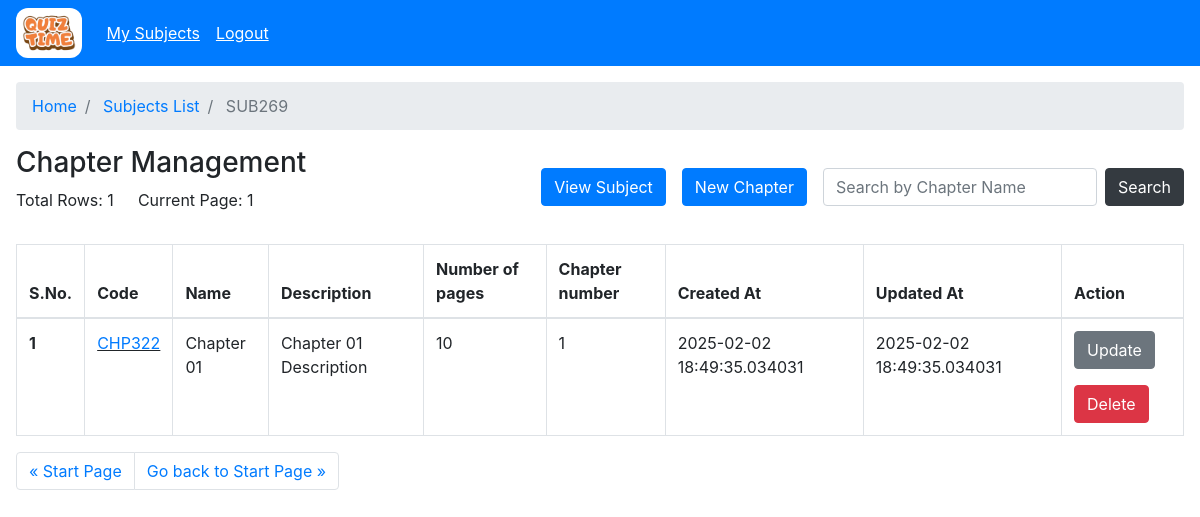
Page /admin/subject/view?sub_id=f1d6d388-4c0f-46a3-8036-060166cfd0fc&take=25&skip=0 (signed in) on the committed database.
### models/model.py (models this page shows)
class Subject(db.Model):
    __tablename__='subjects'
    id=db.Column(db.VARCHAR(100), primary_key=True)
    name=db.Column(db.VARCHAR(100), nullable=False)
    description=db.Column(db.VARCHAR(100), nullable=False)
    created_at=db.Column(db.TIMESTAMP, nullable=False)
    updated_at=db.Column(db.TIMESTAMP, nullable=False)
    code=db.Column(db.VARCHAR(100), nullable=False)

class Chapter(db.Model):
    __tablename__='chapters'
    id=db.Column(db.VARCHAR(100), primary_key=True)
    name=db.Column(db.VARCHAR(100), nullable=False)
    description=db.Column(db.VARCHAR(100), nullable=False)
    subject_id=db.Column(db.VARCHAR(100), db.ForeignKey('subjects.id'), nullable=False)
    created_at = db.Column(db.TIMESTAMP, nullable=False)
    updated_at = db.Column(db.TIMESTAMP, nullable=False)
    chapter_number=db.Column(db.Integer, nullable=False)
    code=db.Column(db.VARCHAR(100), nullable=False)
    pages=db.Column(db.Integer, nullable=False)

### controllers/admin/admin_subject.py (the view)
@subject.route("/view")
@login_required
@role_required("admin")
def view_subject():
    sub_id = request.args.get("sub_id", "")
    skip = int(request.args.get("skip", 0))
    take = int(request.args.get("take", 25))
    where = request.args.get("where", "{}")
    if not sub_id:
        raise ValueError("Subject is required")
    sub = Subject.query.filter_by(id=sub_id).first()
    if not sub:
        return flash_and_redirect("Subject not found", "danger", url_for("subject.subject_home"))
    try:
        where = json.loads(where) if where else {}
        chapters = Chapter.query.filter_by(subject_id=sub_id, **where).offset(skip).limit(take).all()
        total_rows = Chapter.query.filter_by(subject_id=sub_id).count()
        return render_template("admin/subjects/admin_single_subject.html",sub=sub, skip=skip, take=take, rows=chapters, total_rows=total_rows)
    except Exception as e:
        return flash_and_redirect(str(e), "danger", url_for("subject.subject_home"))

### app.py (called while the page is built)
    @login_manager.user_loader
    def load_user(user_id):
        return User.query.get(user_id)

### controllers/decorator.py (called while the page is built)
def role_required(role):
    def decorator(func):
        @wraps(func)
        def wrapper(*args, **kwargs):
            if not current_user.is_authenticated:
                return redirect(url_for("auth.login"))
            if current_user.user_type != role and session.get("user_type") != role:
                if current_user.user_type == "admin":
                    return redirect(url_for("admin.admin_home"))
                return redirect(url_for("user.user_home"))
            return func(*args, **kwargs)
        return wrapper
    return decorator

### templates/admin/subjects/admin_single_subject.html (shortened to what this page needs)
{% extends "base.html" %} {% block title %}Single Subject{% endblock %} {% block
content %}{% include "admin/admin_wrapper.html" %}
<section class="p-3">
  <nav aria-label="breadcrumb">
    <ol class="breadcrumb">
      <li class="breadcrumb-item"><a href="/admin">Home</a></li>
      <li class="breadcrumb-item">
        <a href="/admin/subject/?skip=0&take=25">Subjects List</a>
      </li>
      <li class="breadcrumb-item active" aria-current="page">
        {% if sub %}{{ sub.code }}{% endif %}
      </li>
    </ol>
  </nav>
  <div class="d-flex mt-3 flex-wrap justify-content-between">
    <div>
      <h3>Chapter Management</h3>
      <div class="d-flex align-items-center">
        <p class="mr-4">Total Rows: {{ total_rows }}</p>
        <p>
          Current Page: {% if skip and take %} {{ ((skip|int)/take)+1 }} {% else
          %}1{% endif %}
        </p>
      </div>
    </div>
    <div class="form-inline my-2 my-lg-0">
      <div class="d-flex">
        <button
          type="button"
          class="btn btn-primary mr-3"
          data-toggle="modal"
          data-target="#exampleModalScrollable"
        >
          View Subject
        </button>
        <button type="button" class="btn btn-primary mr-3">
          <a
            class="text-white"
            href="/admin/subject/chapter/new?sub_id={{ sub.id }}"
          >
            New Chapter
          </a>
        </button>
      </div>
      <div class="d-flex mt-2 mt-sm-0 justify-content-between">
        <input
          class="form-control mr-2"
          type="search"
          id="chapterInput"
          placeholder="Search by Chapter Name"
          aria-label="Search"
        />
        <button
          onclick="searchByChapter('{{skip}}', '{{take}}', '{{ sub.id }}')"
          class="btn btn-dark"
        >
          <a>Search</a>
        </button>
      </div>
    </div>
  </div>
  <section class="mt-3">
    <div class="table-responsive">
      <table class="table table-bordered table-hover">
        <thead>
          <tr>
            <th scope="col">S.No.</th>
            <th scope="col">Code</th>
            <th scope="col">Name</th>
            <th scope="col">Description</th>
            <th scope="col">Number of pages</th>
            <th scope="col">Chapter number</th>
            <th scope="col">Created At</th>
            <th scope="col">Updated At</th>
            <th scope="col">Action</th>
          </tr>
        </thead>
        <tbody>
          {% for chpt in rows %}
          <tr class="pointer">
            <th scope="row">{{ loop.index+skip }}</th>
            <td class="link">
              <a
                href="/admin/subject/chapter/view?sub_id={{ sub.id }}&skip=0&take=25&chap_id={{ chpt.id }}"
                >{{ chpt.code }}</a
              >
            </td>
            <td>{{ chpt.name }}</td>
            <td>{{ chpt.description }}</td>
            <td>{{ chpt.pages }}</td>
            <td>{{ chpt.chapter_number }}</td>
            <td>{{ chpt.created_at }}</td>
            <td>{{ chpt.updated_at }}</td>
            <td>
              <button
                onclick="window.location.href='/admin/subject/chapter/update?chap_id={{ chpt.id }}&sub_id={{ sub.id }}'"
                type="button"
                class="btn btn-secondary mr-3 mb-3"
              >
                Update
              </button>
              <form
                method="post"
                action="/admin/subject/chapter/delete?sub_id={{ sub.id }}&chap_id={{ chpt.id }}"
                onsubmit="return confirm('Are you sure you wish to delete the chapter with {{sub.code}}?, !! This will delete all quizzes and questions associated with it !!');"
              >
                <input type="submit" class="btn btn-danger" value="Delete" />
              </form>
            </td>
          </tr>
          {% endfor %}
        </tbody>
      </table>
      <nav aria-label="Page navigation example">
        <ul class="pagination">
          <li class="page-item">
            <a
              class="page-link"
              href="/admin/subject/view?sub_id={{ sub.id }}&skip={{ (skip - take) if skip > 0 else 0 }}&take={{ take }}"
              aria-label="Previous"
            >
              <span aria-hidden="true">&laquo;</span>
              <span
                >{% if skip > 0 %}Previous{% else %}Start Page{% endif %}</span
              >
            </a>
          </li>
          <li class="page-item">
            <a
              class="page-link"
              href="/admin/subject/view?sub_id={{ sub.id }}&skip={{ ( ((skip//take)+1)*take if ((skip|int+take) < total_rows) else None  ) if ((skip|int+take) < total_rows) else 0 }}&take={{ take }}"
              aria-label="Next"
            >
              <span
                >{% if ((skip|int + take) < total_rows) %}Next{% else %}Go back
                to Start Page{% endif %}</span
              >
              <span aria-hidden="true">&raquo;</span>
            </a>
          </li>
        </ul>
      </nav>
    </div>
  </section>
</section>
{% endblock %}

### static/css/style.css (style rules this page uses)
.pointer { cursor: pointer; }
.link { text-decoration: underline !important; }

### rows in the picture
Subject: code "SUB269"
Chapter: code "CHP322", name "Chapter 01", description "Chapter 01 Description", pages "10", chapter_number "1", created_at "2025-02-02 18:49:35.034031", updated_at "2025-02-02 18:49:35.034031"

### other values in the picture
{{ total_rows }} "1"
